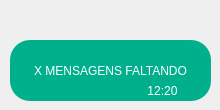
       <widget class="QWidget" name="pageMensagensNormais_4">
        <widget class="QWidget" name="mensagemEnvNormais_4" native="true">
         <property name="geometry">
          <rect>
           <x>10</x>
           <y>40</y>
           <width>201</width>
           <height>61</height>
          </rect>
         </property>
         <property name="styleSheet">
          <string notr="true">background-color: rgb(0, 176, 141);
border-radius:20%
</string>
         </property>
         <widget class="QLabel" name="textoHorarioNormais1_4">
          <property name="geometry">
           <rect>
            <x>127</x>
            <y>40</y>
            <width>51</width>
            <height>21</height>
           </rect>
          </property>
          <property name="styleSheet">
           <string notr="true">font: 87 6pt &quot;Arial Black&quot;;
color: rgb(255, 255, 255);
background:none;</string>
          </property>
          <property name="text">
           <string>12:20</string>
          </property>
          <property name="alignment">
           <set>Qt::AlignCenter</set>
          </property>
         </widget>
         <widget class="QLabel" name="label_75">
          <property name="geometry">
           <rect>
            <x>170</x>
            <y>42</y>
            <width>20</width>
            <height>16</height>
           </rect>
          </property>
          <property name="styleSheet">
           <string notr="true">image: url(:/pics/20x20/cil-check.png);
background:none;</string>
          </property>
          <property name="text">
           <string/>
          </property>
          <property name="alignment">
           <set>Qt::AlignCenter</set>
          </property>
         </widget>
         <widget class="QLabel" name="textoMsgFaltandoNormais_4">
          <property name="geometry">
           <rect>
            <x>10</x>
            <y>20</y>
            <width>181</width>
            <height>21</height>
           </rect>
          </property>
          <property name="styleSheet">
           <string notr="true">font: 87 6pt &quot;Arial Black&quot;;
color: rgb(255, 255, 255);
background:none;</string>
          </property>
          <property name="text">
           <string>X MENSAGENS FALTANDO</string>
          </property>
          <property name="alignment">
           <set>Qt::AlignCenter</set>
          </property>
         </widget>
        </widget>
       </widget>
